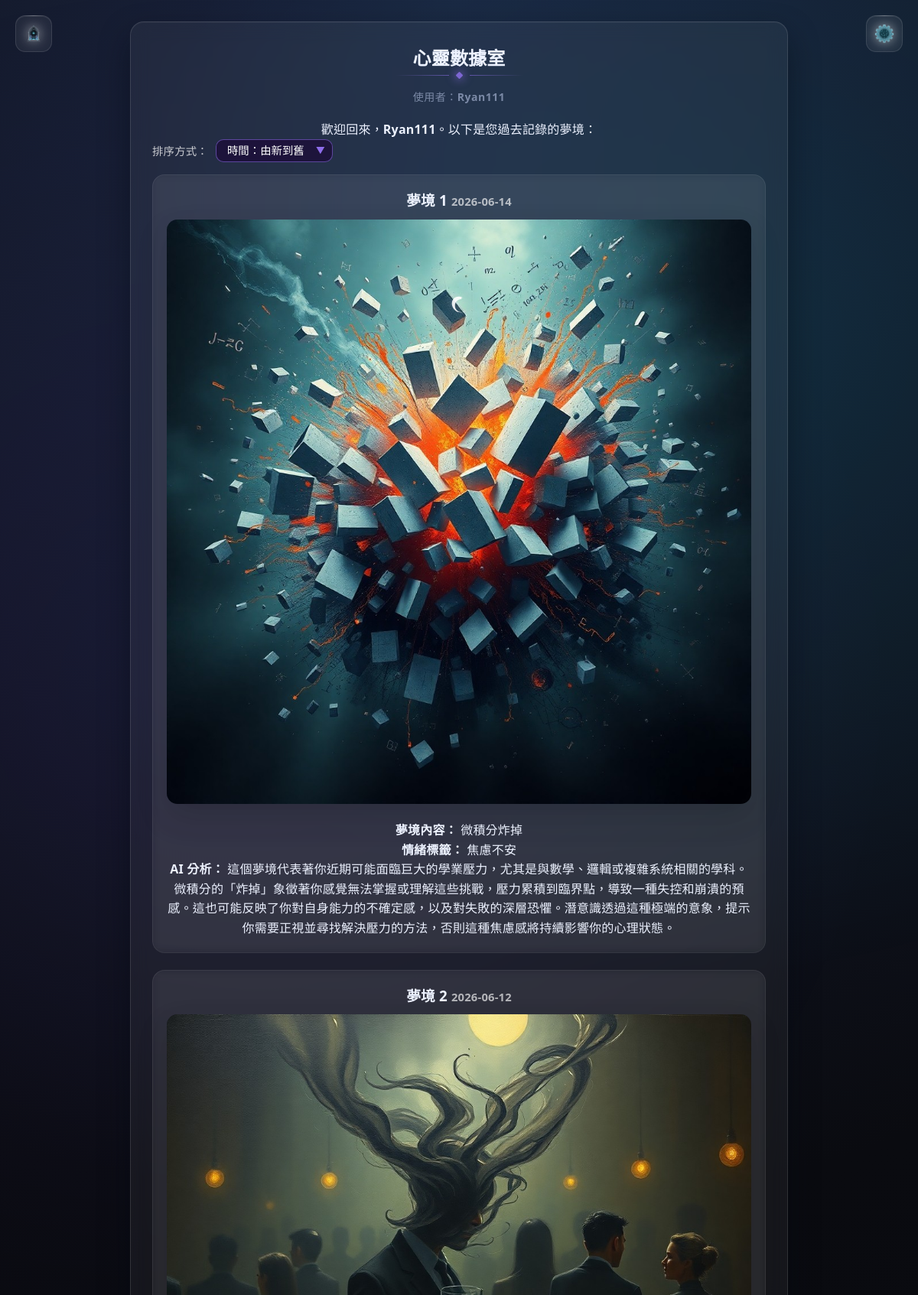
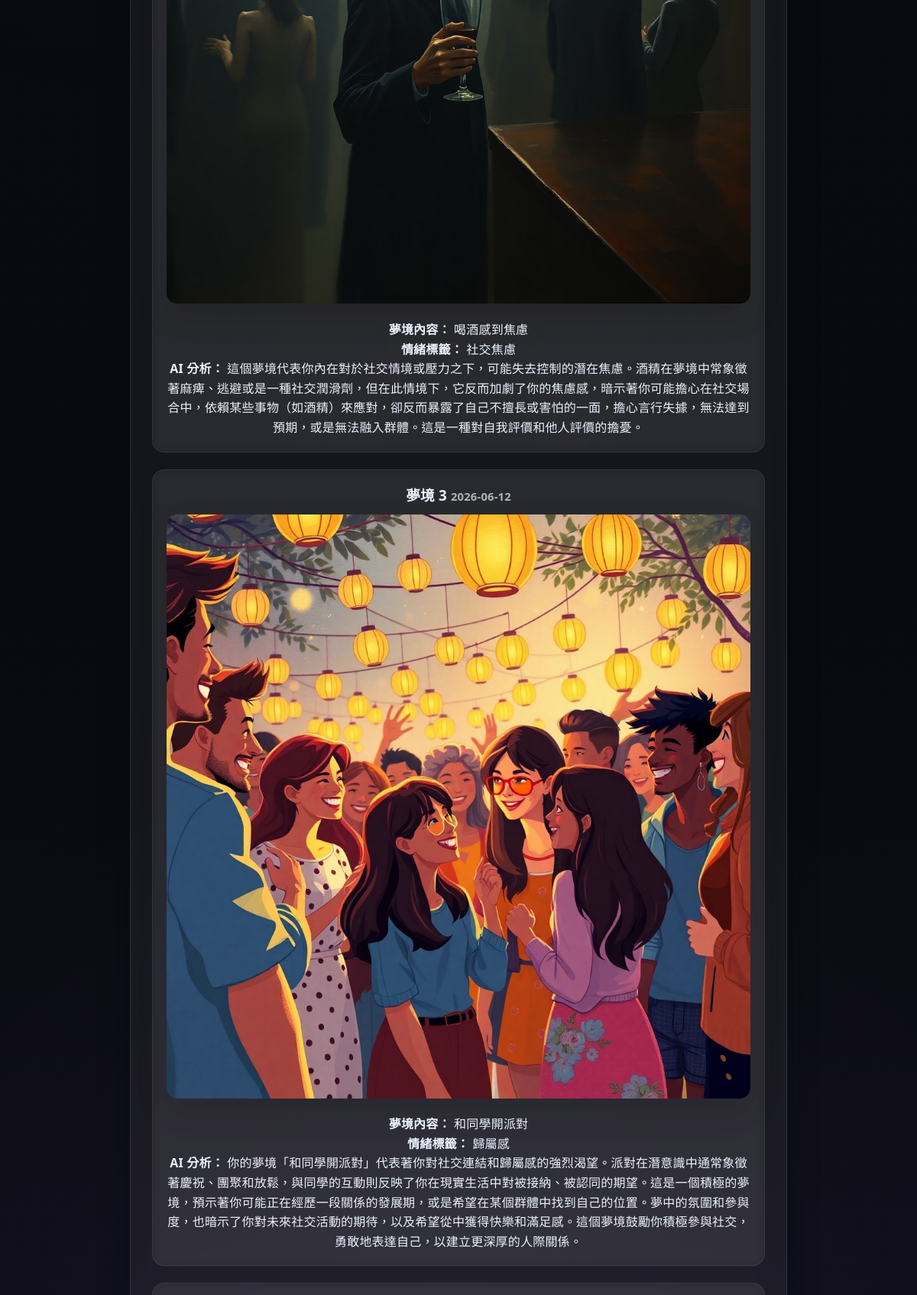
/data (signed in, upper part), run on the app's committed database (2 pictures, top to bottom).
### tables this page shows
CREATE TABLE dreams (
        id INTEGER PRIMARY KEY,
        user_id INTEGER,
        dream_content TEXT NOT NULL,
        reality_content TEXT,
        emotion_tag TEXT,
        ai_analysis TEXT,
        image_path TEXT,
        dream_date TEXT NOT NULL DEFAULT (date('now','localtime')),
        timestamp TEXT DEFAULT (datetime('now','localtime')), emotion_details TEXT,
        FOREIGN KEY(user_id) REFERENCES users(id)
    );

### app.py (the view, shortened to what this page needs)
@app.route('/data', methods=['GET'])
def data():
    user_id = session.get('user_id')
    username = session.get('user')
    conn = sqlite3.connect(DB_PATH)
    conn.row_factory = sqlite3.Row
    cursor = conn.cursor()
    cursor.execute(
        'SELECT id, dream_content, reality_content, emotion_tag, ai_analysis, image_path, dream_date, timestamp FROM dreams WHERE user_id = ? ORDER BY COALESCE(dream_date, substr(timestamp,1,10)) DESC, timestamp DESC',
        (user_id,)
    )
    rows = cursor.fetchall()
    conn.close()
    dreams = [dict(row) for row in rows]
    return render_template('data.html', user=username, dreams=dreams, message=None)

### templates/data.html (shortened to what this page needs)
<!DOCTYPE html>
<html lang="zh-Hant">
<head>
    <link rel="stylesheet" href="{{ url_for('static', filename='style.css') }}">
    <link rel="stylesheet" href="{{ url_for('static', filename='styleWeaver.css') }}">
</head>
<body>
    <div id="star-layer" aria-hidden="true"></div>
    <div id="star-layer" aria-hidden="true"></div>
    <canvas id="particle-canvas" aria-hidden="true"></canvas>
    <div id="cursor-moon" aria-hidden="true">
    </div>
    <a href="/" title="回到大廳" class="nav-icon-frame home-frame nav-top-left">
        <img
            src="{{ url_for('static', filename='images/home_icon.png') }}"
            alt="回大廳"
            class="home-png-icon-inner"
        />
    </a>
    <a
        href="#"
        id="settings-toggle"
        title="設定"
        class="nav-icon-frame settings-frame nav-top-right"
    >
        <img
            src="{{ url_for('static', filename='images/my_settings.png') }}"
            alt="設定"
            class="settings-png-icon"
        />
    </a>
    <main class="container">
      <div class="card">
        <section class="panel active">
            <h2 class="main-title">心靈數據室</h2>
            <div class="title-deco"><span class="dl"></span><span class="dgem"></span><span class="dr"></span></div>
            <p class="lead">使用者：<strong>{{ user or '訪客' }}</strong></p>
            {% if user %}
                <p>歡迎回來，<strong>{{ user }}</strong>。以下是您過去記錄的夢境：</p>
                {% if dreams %}
                    <div style="margin-bottom: 16px; display: flex; align-items: center; gap: 10px;">
                        <label for="sort-select" style="color: rgba(255,255,255,.75); font-size: 0.9rem;">排序方式：</label>
                        <div style="position:relative; display:inline-block;">
                            <select id="sort-select" onchange="sortDreams(this.value)"
                                style="appearance:none; background: rgba(30,20,60,.95); color: #fff;
                                    border: 1px solid rgba(155,120,255,.5); border-radius: 10px;
                                    padding: 6px 36px 6px 14px; font-size: 0.9rem; cursor: pointer; outline: none;">
                                <option value="new" style="background: rgba(30,20,60,.95);">時間：由新到舊</option>
                            </select>
                            <span style="position:absolute; right:10px; top:50%; transform:translateY(-50%);
                                        pointer-events:none; color:rgba(155,120,255,.9); font-size:0.75rem;">▼</span>
                        </div>
                    </div>
                    <div class="dream-list" id="dream-list-container">
                        {% for dream in dreams %}
                            <article class="dream-card" style="margin-bottom: 22px; padding: 18px; border: 1px solid rgba(255,255,255,.08); border-radius: 16px; background: rgba(255,255,255,.04); backdrop-filter: blur(6px);">
                                <h3 style="margin-bottom: 10px;">
                                  夢境 {{ loop.index }}
                                  <span class="dream-time" style="font-size: 0.92rem; color: rgba(255,255,255,.65);">
                                    {{ dream.dream_date or dream.timestamp }}
                                  </span>
                                </h3>
                                {% if dream.image_path %}
                                    <div style="margin-bottom: 14px; text-align:center;">
                                        <img
                                            src="{% if dream.image_path.startswith('http') or dream.image_path.startswith('/') %}{{ dream.image_path }}{% else %}{{ url_for('static', filename=dream.image_path) }}{% endif %}"
                                            alt="夢境圖片 {{ loop.index }}"
                                            style="max-width:100%;height:auto;border-radius:14px;box-shadow:0 18px 40px rgba(0,0,0,.15);"
                                        >
                                    </div>
                                {% endif %}
                                <p><strong>夢境內容：</strong> {{ dream.dream_content }}</p>
                                {% if dream.emotion_tag %}
                                    <p><strong>情緒標籤：</strong> {{ dream.emotion_tag }}</p>
                                {% endif %}
                                {% if dream.ai_analysis %}
                                    <p><strong>AI 分析：</strong> {{ dream.ai_analysis }}</p>
                                {% endif %}
                            </article>
                        {% endfor %}
                    </div>
                {% else %}
                    <p>目前尚未找到任何夢境紀錄。請先回到大廳並記錄新的夢境。</p>
                {% endif %}
            {% else %}
                <p>{{ message or '您尚未登入，無法檢視夢境資料。' }}</p>
            {% endif %}
        </section>
      </div>
    </main>
    <div id="aurora-layer" style="position:fixed;inset:0;pointer-events:none;z-index:0;overflow:hidden;"></div>
    <div id="meteor-layer" style="position:fixed;inset:0;pointer-events:none;z-index:0;overflow:hidden;"></div>
</body>
</html>

### static/style.css (style rules this page uses)
*, *::before, *::after { margin: 0; padding: 0; box-sizing: border-box; }
html { scroll-behavior: smooth; }
html, body { height: 100%; font-family: system-ui, -apple-system, "Segoe UI", "Noto Sans TC", sans-serif; background: radial-gradient(ellipse 120% 80% at 50% -10%, #1e2d52 0%, #0b0d16 45%, #0e0a1e 100%); color: #edf2ff; overflow-x: hidden; cursor: default; -webkit-font-smoothing: antialiased; }
#star-layer { position: fixed; inset: 0; pointer-events: none; z-index: 0; }
.title-deco { display: flex; align-items: center; justify-content: center; gap: 14px; margin-bottom: 52px; }
.title-deco .dl { height: 1px; width: 88px; background: linear-gradient(90deg, transparent, rgba(155, 120, 255, 0.5)); }
.title-deco .dr { height: 1px; width: 88px; background: linear-gradient(90deg, rgba(155, 120, 255, 0.5), transparent); }
.title-deco .dgem { width: 7px; height: 7px; border-radius: 1px; background: rgba(155, 120, 255, 0.85); transform: rotate(45deg); box-shadow: 0 0 12px 2px rgba(155, 120, 255, 0.5); animation: gemPulse 3.5s ease-in-out infinite; }
.panel { display: none; opacity: 0; transform: translateY(10px); transition: opacity 0.35s ease, transform 0.35s ease; }
.panel.active { display: block; opacity: 1; transform: translateY(0); }

### data on the page
dreams: dream_date "2026-06-14", image_path (picture), dream_content "微積分炸掉", emotion_tag "焦慮不安", ai_analysis "這個夢境代表著你近期可能面臨巨大的學業壓力，尤其是與數學、邏輯或複雜系統相關的學科。微積分的「炸掉」象徵著你感覺無法掌握或理解這些挑戰，壓力累積到臨界點，導致一種失控和崩潰的預感。這也可能反映了你對自身能力的不確定感，以及對失敗的深層恐懼。潛意識透過這種極端的意象，提示你需要正視並尋找解決壓力的方法，否則這種焦慮感將持續影響你的心理狀態。"
dreams: dream_date "2026-06-12", image_path (picture), dream_content "喝酒感到焦慮", emotion_tag "社交焦慮", ai_analysis "這個夢境代表你內在對於社交情境或壓力之下，可能失去控制的潛在焦慮。酒精在夢境中常象徵著麻痺、逃避或是一種社交潤滑劑，但在此情境下，它反而加劇了你的焦慮感，暗示著你可能擔心在社交場合中，依賴某些事物（如酒精）來應對，卻反而暴露了自己不擅長或害怕的一面，擔心言行失據，無法達到預期，或是無法融入群體。這是一種對自我評價和他人評價的擔憂。"
dreams: dream_date "2026-06-12", image_path (picture), dream_content "和同學開派對", emotion_tag "歸屬感", ai_analysis "你的夢境「和同學開派對」代表著你對社交連結和歸屬感的強烈渴望。派對在潛意識中通常象徵著慶祝、團聚和放鬆，與同學的互動則反映了你在現實生活中對被接納、被認同的期望。這是一個積極的夢境，預示著你可能正在經歷一段關係的發展期，或是希望在某個群體中找到自己的位置。夢中的氛圍和參與度，也暗示了你對未來社交活動的期待，以及希望從中獲得快樂和滿足感。這個夢境鼓勵你積極參與社交，勇敢地表達自己，以建立更深厚的人際關係。"

### other printed values
{{ user or '訪客' }} "Ryan111"
{{ user }} "Ryan111"
